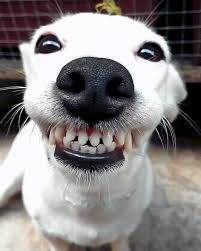
#> input picture image.jpg, 201 x 251 px
$ python lossy_compression.py
#> lines starting #> are read from the running program, lines starting #| are printed output that depends on the picture
from PIL import Image

image = Image.open("image.jpg")
#> image is the input picture: PIL image 201x251 RGB; mean R, G, B 136.3, 132.6, 132.7
pixels = image.load()
width, height = image.size
#> width = 201; height = 251

length = 2

new_image = Image.new("RGB", (width // length, height // length))
#> new_image: PIL image 100x125 RGB; every value is 0
new_pixels = new_image.load()

new_x = 0
new_y = 0
for y in range(0, height-1, length):
    for x in range(0, width-1, length):
        r = g = b = 0
        r = pixels[x,y][0] + pixels[x+1,y][0] + pixels[x,y+1][0] + pixels[x+1,y+1][0]
        g = pixels[x,y][1] + pixels[x+1,y][1] + pixels[x,y+1][1] + pixels[x+1,y+1][1]
        b = pixels[x,y][2] + pixels[x+1,y][2] + pixels[x,y+1][2] + pixels[x+1,y+1][2]

        avg = (r // (length*length), g // (length*length), b // (length*length))
        new_pixels[new_x, new_y] = avg
        new_x += 1
    new_x = 0
    new_y += 1
#> after the loop, new_y = 125

new_image.save("new_image.jpg")
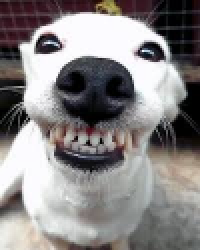
#> saved as new_image.jpg: PIL image 100x125 RGB (shown 2 times larger); mean R, G, B 136.3, 132.6, 132.8
